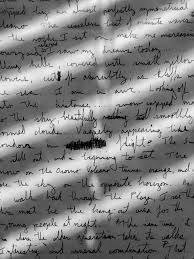
#> input picture images/handwritten.jpg, 194 x 259 px, found by its file name
$ python thresholding.py
#> lines starting #> are read from the running program, lines starting #| are printed output that depends on the picture; after the words box and inside, x2 and y2 are one past the last pixel; in counts of white or black regions, pixels touching at a corner belong together
# 2 types of thresholding in opencv
# simple thresholding and adaptive thresholding
#  we hv to use multiple threshoulds in a single image on each part of the img, threshold value will be different


import os, cv2

image_path= r"C:\Users\464_0863\OneDrive - Yokogawa Electric Corporation\Attachments\Projects\opencv\images\handwritten.jpg"

img= cv2.imread(image_path)
#> img is the input picture: shape (259, 194, 3); min 0, max 255, mean 130.4
img_gray= cv2.cvtColor(img, cv2.COLOR_BGR2GRAY)

adaptive_thresh= cv2.adaptiveThreshold(img_gray, 255, cv2.ADAPTIVE_THRESH_GAUSSIAN_C, cv2.THRESH_BINARY, 21, 30)
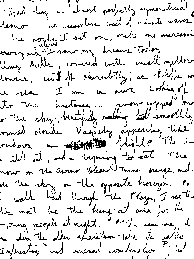
#> adaptive_thresh: shape (259, 194); 89.9% white; black in thin lines or dots
# ret, thresh= cv2.threshold(img_gray, 80, 255, cv2.THRESH_BINARY)
ret, simple_thresh= cv2.threshold(img_gray, 80,255,cv2.THRESH_BINARY)
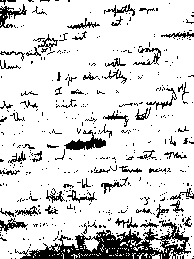
#> simple_thresh: shape (259, 194); 85.2% white; black in thin lines or dots

# If pixel value > 80 → set to 255
# If pixel value ≤ 80 → set to 0

# thresh= cv2.blur(thresh, (10,10))
# ret, thresh= cv2.threshold(thresh, 80, 255, cv2.THRESH_BINARY)
cv2.imshow('img:', img)
cv2.imshow("adaptive threshold:",adaptive_thresh)
cv2.imshow('thresh:', simple_thresh) # thresholding is using for segmantation of image into different region
#  adaptive threshould is better
cv2.waitKey(0)

$ run again, with images/bird1.jpg copied over images/handwritten.jpg
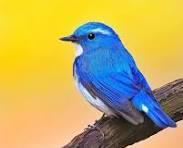
#> input picture images/bird1.jpg, 183 x 148 px, found by its file name
#> img is the input picture: shape (148, 183, 3); mean B, G, R 99, 171.9, 189.1
#> `adaptive_thresh= cv2.adaptiveThreshold(img_gray, 255, cv2.ADAPTIVE_THR..`:
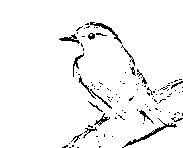
#> adaptive_thresh: shape (148, 183); 95.7% white; black in thin lines or dots, all inside (x1, y1, x2, y2) = (59, 22, 183, 148)
#> `ret, simple_thresh= cv2.threshold(img_gray, 80,255,cv2.THRESH_BINARY)`:
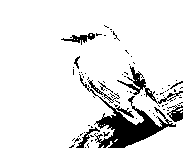
#> simple_thresh: shape (148, 183); 89.2% white; 83 black regions (74 under 20 px), largest, box (x1, y1, x2, y2) and area: (79, 74, 176, 148) 1713, (117, 66, 183, 104) 395, (61, 33, 95, 45) 153
